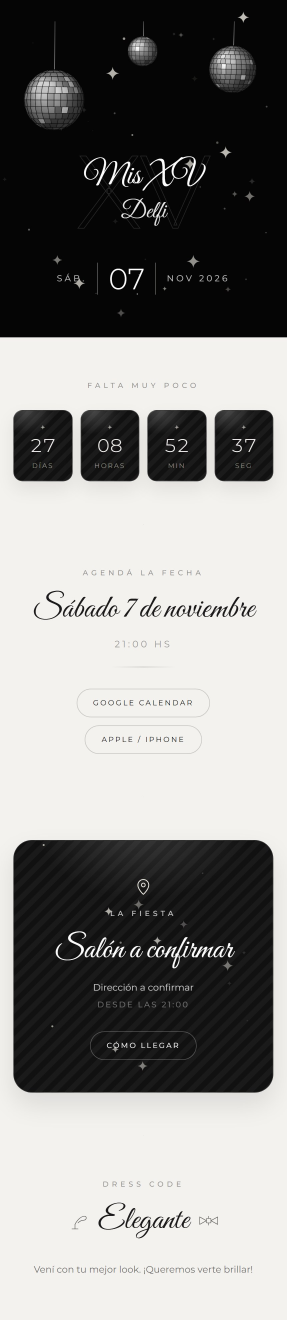
#> input picture cliente/01-arriba.jpg, 860 x 3960 px, given in place of hero.png, which was not available (shown at 1/3 size)
$ python make-cliente-pack.py
#> lines starting #> are read from the running program, lines starting #| are printed output that depends on the picture; pictures that were not available may be replaced by others from this repository, and a replacement may not be noted
from pathlib import Path
from PIL import Image
from reportlab.lib.pagesizes import A4
from reportlab.lib.units import mm
from reportlab.pdfgen import canvas

ROOT = Path(__file__).resolve().parents[1]
SHOTS = ROOT / "cliente" / "shots"
OUT = ROOT / "cliente"

GROUPS = {
    "01-arriba.jpg": ["hero", "countdown", "agenda", "fiesta", "dress"],
    "02-abajo.jpg": ["regalos", "urna", "playlist", "confirmar", "footer"],
}

GAP = 0
BG = (244, 242, 239)


def stack(names: list[str]) -> Image.Image:
    imgs = [Image.open(SHOTS / f"{n}.png").convert("RGB") for n in names]
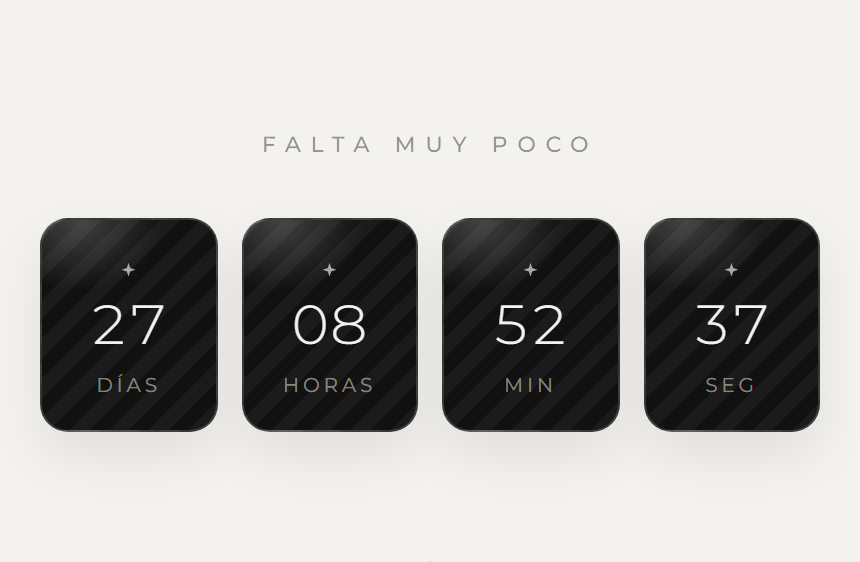
#> input picture cliente/shots/countdown.png, 860 x 562 px
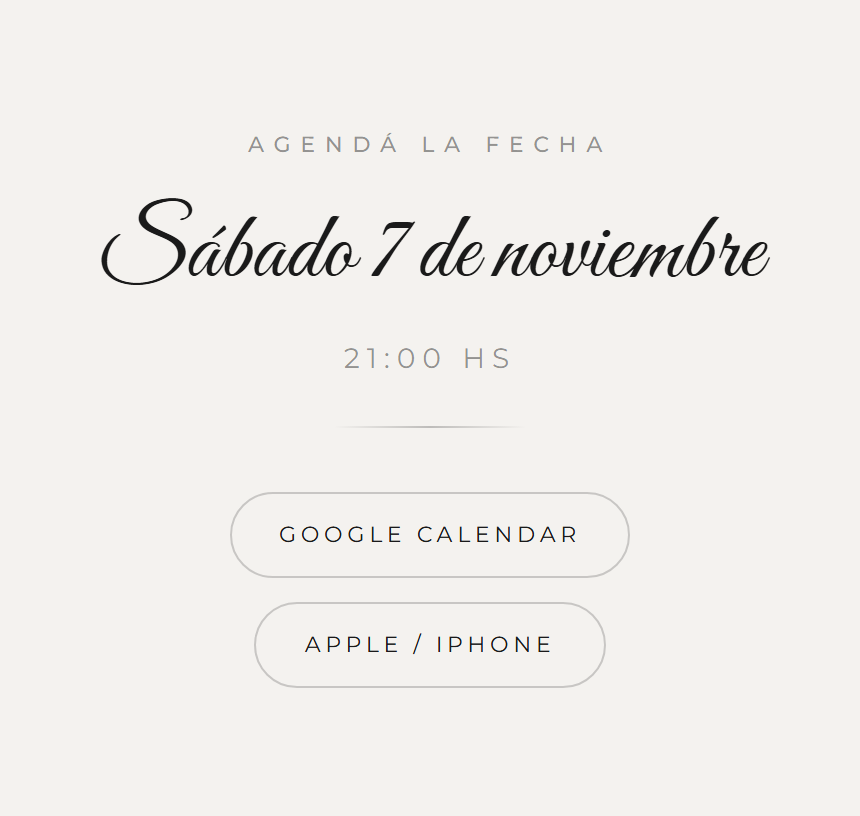
#> input picture cliente/shots/agenda.png, 860 x 816 px
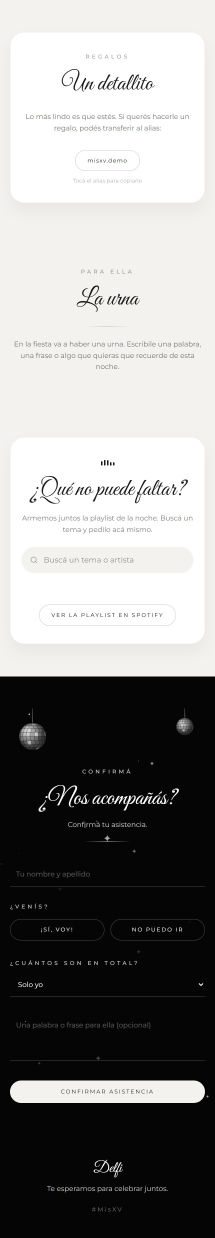
#> input picture cliente/02-abajo.jpg, 860 x 4950 px, given in place of fiesta.png, which was not available (shown at 1/4 size)
#> imgs = 5 items
    width = max(im.width for im in imgs)
#> width = 860
    height = sum(im.height for im in imgs) + GAP * (len(imgs) - 1)
#> height = 15238
    canvas_im = Image.new("RGB", (width, height), BG)
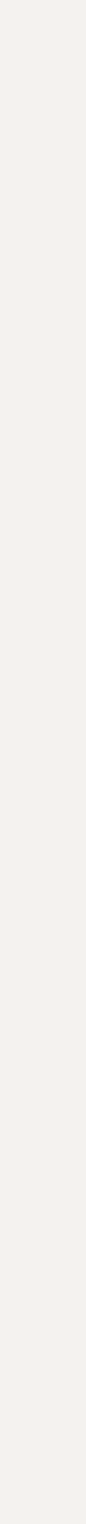
#> canvas_im: PIL image 860x15238 RGB (shown at 1/10 size); mean R, G, B 244, 242, 239
    y = 0
    for im in imgs:
        x = (width - im.width) // 2
        canvas_im.paste(im, (x, y))
        y += im.height + GAP
#> this loop made 5 passes
#> y on passes 1 to 5: 3960, 4522, 5338, 10288, 15238
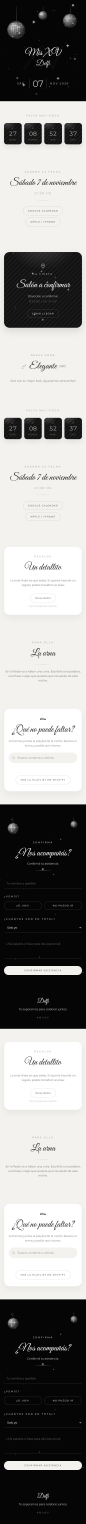
#> canvas_im: PIL image 860x15238 RGB (shown at 1/10 size); mean R, G, B 146.8, 146.3, 144.7
#> after the loop, y = 15238
    return canvas_im


def save_jpeg(im: Image.Image, path: Path) -> None:
    im.save(path, "JPEG", quality=88, optimize=True, progressive=True)


pages = []
for filename, names in GROUPS.items():
    im = stack(names)
    path = OUT / filename
    save_jpeg(im, path)
    pages.append(path)
    print(path.name, im.size)
#| 01-arriba.jpg (860, 15238)
#> (the run stopped early here; a loop or call above may not have finished)
